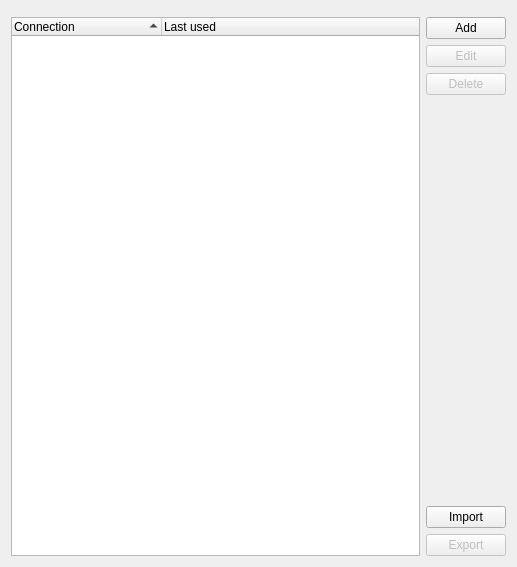
<?xml version="1.0" encoding="UTF-8"?>
<ui version="4.0">
 <class>ConnectionEditor</class>
 <widget class="QWidget" name="ConnectionEditor">
  <property name="geometry">
   <rect>
    <x>0</x>
    <y>0</y>
    <width>517</width>
    <height>567</height>
   </rect>
  </property>
  <property name="sizePolicy">
   <sizepolicy hsizetype="Expanding" vsizetype="Preferred">
    <horstretch>0</horstretch>
    <verstretch>0</verstretch>
   </sizepolicy>
  </property>
  <property name="windowTitle">
   <string>Connection Editor</string>
  </property>
  <layout class="QGridLayout" name="gridLayout">
   <item row="0" column="0" colspan="2">
    <widget class="KMessageWidget" name="messageWiget" native="true"/>
   </item>
   <item row="1" column="1">
    <widget class="KPushButton" name="addButton">
     <property name="text">
      <string>Add</string>
     </property>
     <property name="icon">
      <iconset theme="list-add">
       <normaloff/>
      </iconset>
     </property>
     <property name="autoDefault">
      <bool>false</bool>
     </property>
    </widget>
   </item>
   <item row="2" column="1">
    <widget class="KPushButton" name="editButton">
     <property name="enabled">
      <bool>false</bool>
     </property>
     <property name="text">
      <string>Edit</string>
     </property>
     <property name="icon">
      <iconset theme="configure">
       <normaloff/>
      </iconset>
     </property>
    </widget>
   </item>
   <item row="3" column="1">
    <widget class="KPushButton" name="deleteButton">
     <property name="enabled">
      <bool>false</bool>
     </property>
     <property name="text">
      <string>Delete</string>
     </property>
     <property name="icon">
      <iconset theme="edit-delete">
       <normaloff/>
      </iconset>
     </property>
    </widget>
   </item>
   <item row="4" column="1">
    <spacer name="verticalSpacer">
     <property name="orientation">
      <enum>Qt::Vertical</enum>
     </property>
     <property name="sizeHint" stdset="0">
      <size>
       <width>20</width>
       <height>444</height>
      </size>
     </property>
    </spacer>
   </item>
   <item row="5" column="1">
    <widget class="KPushButton" name="importButton">
     <property name="text">
      <string>Import</string>
     </property>
     <property name="icon">
      <iconset theme="document-import">
       <normaloff/>
      </iconset>
     </property>
    </widget>
   </item>
   <item row="6" column="1">
    <widget class="KPushButton" name="exportButton">
     <property name="enabled">
      <bool>false</bool>
     </property>
     <property name="text">
      <string>Export</string>
     </property>
     <property name="icon">
      <iconset theme="document-export">
       <normaloff/>
      </iconset>
     </property>
    </widget>
   </item>
   <item row="1" column="0" rowspan="6">
    <widget class="QTreeWidget" name="connectionsWidget">
     <property name="sizePolicy">
      <sizepolicy hsizetype="Expanding" vsizetype="Expanding">
       <horstretch>0</horstretch>
       <verstretch>0</verstretch>
      </sizepolicy>
     </property>
     <property name="editTriggers">
      <set>QAbstractItemView::NoEditTriggers</set>
     </property>
     <property name="alternatingRowColors">
      <bool>true</bool>
     </property>
     <property name="indentation">
      <number>15</number>
     </property>
     <property name="uniformRowHeights">
      <bool>false</bool>
     </property>
     <property name="sortingEnabled">
      <bool>true</bool>
     </property>
     <property name="animated">
      <bool>true</bool>
     </property>
     <property name="wordWrap">
      <bool>false</bool>
     </property>
     <property name="headerHidden">
      <bool>false</bool>
     </property>
     <attribute name="headerVisible">
      <bool>true</bool>
     </attribute>
     <attribute name="headerCascadingSectionResizes">
      <bool>false</bool>
     </attribute>
     <attribute name="headerDefaultSectionSize">
      <number>150</number>
     </attribute>
     <attribute name="headerHighlightSections">
      <bool>true</bool>
     </attribute>
     <attribute name="headerMinimumSectionSize">
      <number>100</number>
     </attribute>
     <attribute name="headerShowSortIndicator" stdset="0">
      <bool>true</bool>
     </attribute>
     <attribute name="headerStretchLastSection">
      <bool>true</bool>
     </attribute>
     <column>
      <property name="text">
       <string>Connection</string>
      </property>
     </column>
     <column>
      <property name="text">
       <string>Last used</string>
      </property>
     </column>
    </widget>
   </item>
  </layout>
 </widget>
 <customwidgets>
  <customwidget>
   <class>KPushButton</class>
   <extends>QPushButton</extends>
   <header>kpushbutton.h</header>
  </customwidget>
  <customwidget>
   <class>KMessageWidget</class>
   <extends>QWidget</extends>
   <header>kmessagewidget.h</header>
  </customwidget>
 </customwidgets>
 <tabstops>
  <tabstop>connectionsWidget</tabstop>
  <tabstop>addButton</tabstop>
  <tabstop>editButton</tabstop>
  <tabstop>deleteButton</tabstop>
 </tabstops>
 <resources/>
 <connections/>
</ui>
